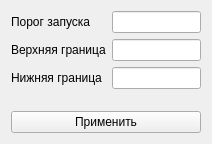
<?xml version="1.0" encoding="UTF-8"?>
<ui version="4.0">
 <class>Options</class>
 <widget class="QWidget" name="Options">
  <property name="geometry">
   <rect>
    <x>0</x>
    <y>0</y>
    <width>212</width>
    <height>144</height>
   </rect>
  </property>
  <property name="windowTitle">
   <string>Form</string>
  </property>
  <layout class="QVBoxLayout" name="verticalLayout">
   <item>
    <layout class="QFormLayout" name="formLayout">
     <item row="0" column="0">
      <widget class="QLabel" name="label">
       <property name="text">
        <string>Порог запуска</string>
       </property>
      </widget>
     </item>
     <item row="0" column="1">
      <widget class="QLineEdit" name="lineEdit_DX">
       <property name="inputMethodHints">
        <set>Qt::ImhPreferNumbers</set>
       </property>
      </widget>
     </item>
     <item row="1" column="0">
      <widget class="QLabel" name="label_2">
       <property name="text">
        <string>Верхняя граница</string>
       </property>
      </widget>
     </item>
     <item row="2" column="0">
      <widget class="QLabel" name="label_3">
       <property name="text">
        <string>Нижняя граница</string>
       </property>
      </widget>
     </item>
     <item row="1" column="1">
      <widget class="QLineEdit" name="lineEdit_MAX">
       <property name="inputMethodHints">
        <set>Qt::ImhPreferNumbers</set>
       </property>
      </widget>
     </item>
     <item row="2" column="1">
      <widget class="QLineEdit" name="lineEdit_MIN">
       <property name="inputMethodHints">
        <set>Qt::ImhPreferNumbers</set>
       </property>
      </widget>
     </item>
    </layout>
   </item>
   <item>
    <widget class="QPushButton" name="pushButton_Next">
     <property name="text">
      <string>Применить</string>
     </property>
    </widget>
   </item>
  </layout>
 </widget>
 <resources/>
 <connections/>
</ui>
